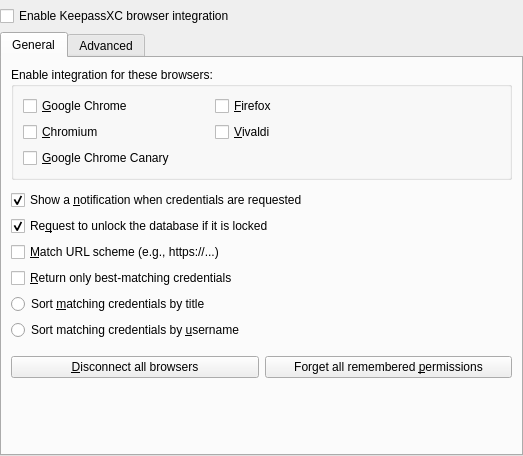
<?xml version="1.0" encoding="UTF-8"?>
<ui version="4.0">
 <class>BrowserOptionDialog</class>
 <widget class="QWidget" name="BrowserOptionDialog">
  <property name="geometry">
   <rect>
    <x>0</x>
    <y>0</y>
    <width>523</width>
    <height>456</height>
   </rect>
  </property>
  <property name="windowTitle">
   <string>Dialog</string>
  </property>
  <layout class="QVBoxLayout" name="verticalLayout">
   <property name="leftMargin">
    <number>0</number>
   </property>
   <property name="topMargin">
    <number>0</number>
   </property>
   <property name="rightMargin">
    <number>0</number>
   </property>
   <property name="bottomMargin">
    <number>0</number>
   </property>
   <item>
    <widget class="MessageWidget" name="browserGlobalWarningWidget" native="true"/>
   </item>
   <item>
    <widget class="QCheckBox" name="enableBrowserSupport">
     <property name="toolTip">
      <string>This is required for accessing your databases with KeePassXC-Browser</string>
     </property>
     <property name="text">
      <string>Enable KeepassXC browser integration</string>
     </property>
    </widget>
   </item>
   <item>
    <widget class="QTabWidget" name="tabWidget">
     <property name="currentIndex">
      <number>0</number>
     </property>
     <widget class="QWidget" name="tab">
      <attribute name="title">
       <string>General</string>
      </attribute>
      <layout class="QVBoxLayout" name="verticalLayout_2">
       <item>
        <widget class="QGroupBox" name="browsersGroupBox">
         <property name="title">
          <string>Enable integration for these browsers:</string>
         </property>
         <layout class="QGridLayout" name="gridLayout">
          <property name="horizontalSpacing">
           <number>40</number>
          </property>
          <item row="0" column="0">
           <widget class="QCheckBox" name="chromeSupport">
            <property name="text">
             <string>&amp;Google Chrome</string>
            </property>
            <property name="checked">
             <bool>false</bool>
            </property>
           </widget>
          </item>
          <item row="0" column="1">
           <widget class="QCheckBox" name="firefoxSupport">
            <property name="text">
             <string>&amp;Firefox</string>
            </property>
            <property name="checked">
             <bool>false</bool>
            </property>
           </widget>
          </item>
          <item row="0" column="2">
           <spacer name="horizontalSpacer">
            <property name="orientation">
             <enum>Qt::Horizontal</enum>
            </property>
            <property name="sizeHint" stdset="0">
             <size>
              <width>179</width>
              <height>20</height>
             </size>
            </property>
           </spacer>
          </item>
          <item row="1" column="0">
           <widget class="QCheckBox" name="chromiumSupport">
            <property name="text">
             <string>&amp;Chromium</string>
            </property>
            <property name="checked">
             <bool>false</bool>
            </property>
           </widget>
          </item>
          <item row="1" column="1">
           <widget class="QCheckBox" name="vivaldiSupport">
            <property name="text">
             <string>&amp;Vivaldi</string>
            </property>
            <property name="checked">
             <bool>false</bool>
            </property>
           </widget>
          </item>
          <item row="2" column="0">
           <widget class="QCheckBox" name="chromeCanarySupport">
            <property name="text">
             <string>&amp;Google Chrome Canary</string>
            </property>
            <property name="checked">
             <bool>false</bool>
            </property>
            <property name="visible">
             <bool>false</bool>
            </property>
           </widget>
          </item>
         </layout>
        </widget>
       </item>
       <item>
        <spacer name="verticalSpacer_3">
         <property name="orientation">
          <enum>Qt::Vertical</enum>
         </property>
         <property name="sizeType">
          <enum>QSizePolicy::Fixed</enum>
         </property>
         <property name="sizeHint" stdset="0">
          <size>
           <width>20</width>
           <height>4</height>
          </size>
         </property>
        </spacer>
       </item>
       <item>
        <widget class="QCheckBox" name="showNotification">
         <property name="text">
          <string extracomment="Credentials mean login data requested via browser extension">Show a &amp;notification when credentials are requested</string>
         </property>
         <property name="checked">
          <bool>true</bool>
         </property>
        </widget>
       </item>
       <item>
        <widget class="QCheckBox" name="unlockDatabase">
         <property name="text">
          <string>Re&amp;quest to unlock the database if it is locked</string>
         </property>
         <property name="checked">
          <bool>true</bool>
         </property>
        </widget>
       </item>
       <item>
        <widget class="QCheckBox" name="matchUrlScheme">
         <property name="toolTip">
          <string>Only entries with the same scheme (http://, https://, ...) are returned.</string>
         </property>
         <property name="text">
          <string>&amp;Match URL scheme (e.g., https://...)</string>
         </property>
        </widget>
       </item>
       <item>
        <widget class="QCheckBox" name="bestMatchOnly">
         <property name="toolTip">
          <string>Only returns the best matches for a specific URL instead of all entries for the whole domain.</string>
         </property>
         <property name="text">
          <string>&amp;Return only best-matching credentials</string>
         </property>
        </widget>
       </item>
       <item>
        <widget class="QRadioButton" name="sortByTitle">
         <property name="text">
          <string extracomment="Credentials mean login data requested via browser extension">Sort &amp;matching credentials by title</string>
         </property>
        </widget>
       </item>
       <item>
        <widget class="QRadioButton" name="sortByUsername">
         <property name="text">
          <string extracomment="Credentials mean login data requested via browser extension">Sort matching credentials by &amp;username</string>
         </property>
        </widget>
       </item>
       <item>
        <spacer name="verticalSpacer">
         <property name="orientation">
          <enum>Qt::Vertical</enum>
         </property>
         <property name="sizeType">
          <enum>QSizePolicy::Fixed</enum>
         </property>
         <property name="sizeHint" stdset="0">
          <size>
           <width>20</width>
           <height>10</height>
          </size>
         </property>
        </spacer>
       </item>
       <item>
        <layout class="QHBoxLayout" name="horizontalLayout_3">
         <item>
          <widget class="QPushButton" name="removeSharedEncryptionKeys">
           <property name="sizePolicy">
            <sizepolicy hsizetype="Preferred" vsizetype="Fixed">
             <horstretch>0</horstretch>
             <verstretch>0</verstretch>
            </sizepolicy>
           </property>
           <property name="text">
            <string>&amp;Disconnect all browsers</string>
           </property>
          </widget>
         </item>
         <item>
          <widget class="QPushButton" name="removeStoredPermissions">
           <property name="sizePolicy">
            <sizepolicy hsizetype="Preferred" vsizetype="Fixed">
             <horstretch>0</horstretch>
             <verstretch>0</verstretch>
            </sizepolicy>
           </property>
           <property name="text">
            <string>Forget all remembered &amp;permissions</string>
           </property>
          </widget>
         </item>
        </layout>
       </item>
       <item>
        <spacer name="verticalSpacer_2">
         <property name="orientation">
          <enum>Qt::Vertical</enum>
         </property>
         <property name="sizeHint" stdset="0">
          <size>
           <width>20</width>
           <height>40</height>
          </size>
         </property>
        </spacer>
       </item>
      </layout>
     </widget>
     <widget class="QWidget" name="tab_2">
      <attribute name="title">
       <string>Advanced</string>
      </attribute>
      <layout class="QVBoxLayout" name="verticalLayout_6">
       <item>
        <widget class="MessageWidget" name="warningWidget" native="true">
         <property name="sizePolicy">
          <sizepolicy hsizetype="Preferred" vsizetype="Preferred">
           <horstretch>0</horstretch>
           <verstretch>0</verstretch>
          </sizepolicy>
         </property>
        </widget>
       </item>
       <item>
        <widget class="QCheckBox" name="alwaysAllowAccess">
         <property name="text">
          <string extracomment="Credentials mean login data requested via browser extension">Never &amp;ask before accessing credentials</string>
         </property>
        </widget>
       </item>
       <item>
        <widget class="QCheckBox" name="alwaysAllowUpdate">
         <property name="text">
          <string extracomment="Credentials mean login data requested via browser extension">Never ask before &amp;updating credentials</string>
         </property>
        </widget>
       </item>
       <item>
        <widget class="QCheckBox" name="searchInAllDatabases">
         <property name="toolTip">
          <string>Only the selected database has to be connected with a client.</string>
         </property>
         <property name="text">
          <string extracomment="Credentials mean login data requested via browser extension">Searc&amp;h in all opened databases for matching credentials</string>
         </property>
        </widget>
       </item>
       <item>
        <widget class="QCheckBox" name="supportKphFields">
         <property name="toolTip">
          <string>Automatically creating or updating string fields is not supported.</string>
         </property>
         <property name="text">
          <string>&amp;Return advanced string fields which start with &quot;KPH: &quot;</string>
         </property>
        </widget>
       </item>
       <item>
        <widget class="QCheckBox" name="updateBinaryPath">
         <property name="toolTip">
          <string>Updates KeePassXC or keepassxc-proxy binary path automatically to native messaging scripts on startup.</string>
         </property>
         <property name="text">
          <string>Update &amp;native messaging manifest files at startup</string>
         </property>
        </widget>
       </item>
       <item>
        <widget class="QCheckBox" name="supportBrowserProxy">
         <property name="toolTip">
          <string>Support a proxy application between KeePassXC and browser extension.</string>
         </property>
         <property name="text">
          <string>Use a &amp;proxy application between KeePassXC and browser extension</string>
         </property>
        </widget>
       </item>
       <item>
        <widget class="QCheckBox" name="useCustomProxy">
         <property name="toolTip">
          <string>Use a custom proxy location if you installed a proxy manually.</string>
         </property>
         <property name="text">
          <string comment="Meant is the proxy for KeePassXC-Browser">Use a &amp;custom proxy location</string>
         </property>
        </widget>
       </item>
       <item>
        <layout class="QHBoxLayout" name="horizontalLayout">
         <item>
          <widget class="QLineEdit" name="customProxyLocation">
           <property name="maxLength">
            <number>999</number>
           </property>
           <property name="alignment">
            <set>Qt::AlignLeading|Qt::AlignLeft|Qt::AlignVCenter</set>
           </property>
          </widget>
         </item>
         <item>
          <widget class="QPushButton" name="customProxyLocationBrowseButton">
           <property name="text">
            <string extracomment="Button for opening file dialog">Browse...</string>
           </property>
          </widget>
         </item>
        </layout>
       </item>
       <item>
        <spacer name="verticalSpacer_4">
         <property name="orientation">
          <enum>Qt::Vertical</enum>
         </property>
         <property name="sizeHint" stdset="0">
          <size>
           <width>20</width>
           <height>40</height>
          </size>
         </property>
        </spacer>
       </item>
      </layout>
     </widget>
    </widget>
   </item>
  </layout>
 </widget>
 <customwidgets>
  <customwidget>
   <class>MessageWidget</class>
   <extends>QWidget</extends>
   <header>gui/MessageWidget.h</header>
   <container>1</container>
  </customwidget>
 </customwidgets>
 <resources/>
 <connections/>
</ui>
